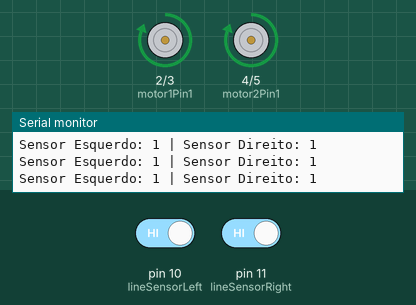
This sketch was run on a simulated Arduino Uno, built with avr-gcc and run on an emulated ATmega328P. On the bench: motor-driver pin pairs drawn as motors (green arrow = first pin HIGH = forward, orange = second pin HIGH = backward, longer = more drive), the last lines printed to the serial monitor. Inputs (shaded band) come from the test bench; at power-on: pin 10 (lineSensorLeft) HIGH, pin 11 (lineSensorRight) HIGH.

Above: at 1.2 s.
1.3 s: pin 10 (lineSensorLeft) driven LOW
At 2.4 s:
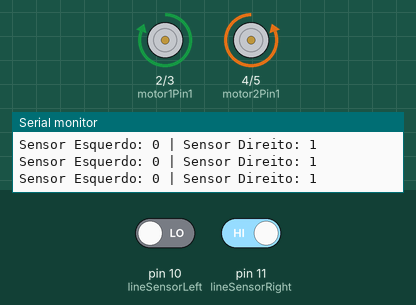
2.8 s: pin 11 (lineSensorRight) driven LOW
At 4.0 s:
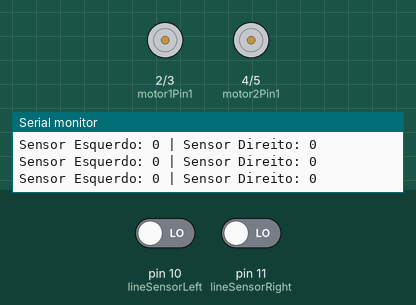
4.3 s: pin 10 (lineSensorLeft) driven HIGH
At 5.1 s:
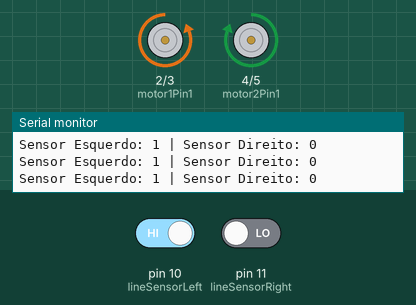
5.8 s: pin 11 (lineSensorRight) driven HIGH
At 6.7 s:
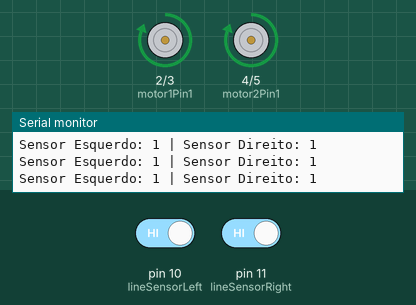
Timing chart, 0 to 8.8 s (numbered marks = the images above; inputs shaded):
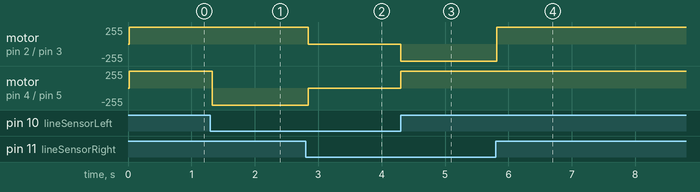

The sketch:

senssor_linha.ino
```cpp
// Definição dos pinos dos motores
const int motor1Pin1 = 2;
const int motor1Pin2 = 3;
const int motor2Pin1 = 4;
const int motor2Pin2 = 5;

// Definição dos pinos dos sensores de linha
const int lineSensorLeft = 10;
const int lineSensorRight = 11;

void setup() {
  // Configura os pinos dos motores como saída
  pinMode(motor1Pin1, OUTPUT);
  pinMode(motor1Pin2, OUTPUT);
  pinMode(motor2Pin1, OUTPUT);
  pinMode(motor2Pin2, OUTPUT);

  // Configura os pinos dos sensores de linha como entrada
  pinMode(lineSensorLeft, INPUT);
  pinMode(lineSensorRight, INPUT);

  // Inicializa a comunicação serial para depuração
  Serial.begin(9600);
  Serial.println("Iniciando o robô seguidor de linha...");
}

void loop() {
  // Ler os valores dos sensores de linha
  bool leftSensorValue = digitalRead(lineSensorLeft);
  bool rightSensorValue = digitalRead(lineSensorRight);

  // Mostrar os valores dos sensores no monitor serial para depuração
  Serial.print("Sensor Esquerdo: ");
  Serial.print(leftSensorValue);
  Serial.print(" | Sensor Direito: ");
  Serial.println(rightSensorValue);

  // Lógica de controle dos motores com base nos sensores de linha
  if (leftSensorValue == LOW && rightSensorValue == LOW) {
    // Ambos os sensores estão fora da linha (linha preta)
    pararMotores();
  } else if (leftSensorValue == HIGH && rightSensorValue == LOW) {
    // Apenas o sensor esquerdo está na linha (linha preta)
    virarEsquerda();
  } else if (leftSensorValue == LOW && rightSensorValue == HIGH) {
    // Apenas o sensor direito está na linha (linha preta)
    virarDireita();
  } else {
    // Ambos os sensores estão na linha (linha branca)
    moverFrente();
  }

  delay(50); // Pequeno atraso para evitar leituras muito rápidas
}

void moverFrente() {
  digitalWrite(motor1Pin1, HIGH);
  digitalWrite(motor1Pin2, LOW);
  digitalWrite(motor2Pin1, HIGH);
  digitalWrite(motor2Pin2, LOW);
}

void pararMotores() {
  digitalWrite(motor1Pin1, LOW);
  digitalWrite(motor1Pin2, LOW);
  digitalWrite(motor2Pin1, LOW);
  digitalWrite(motor2Pin2, LOW);
}

void virarEsquerda() {
  digitalWrite(motor1Pin1, LOW);
  digitalWrite(motor1Pin2, HIGH);
  digitalWrite(motor2Pin1, HIGH);
  digitalWrite(motor2Pin2, LOW);
}

void virarDireita() {
  digitalWrite(motor1Pin1, HIGH);
  digitalWrite(motor1Pin2, LOW);
  digitalWrite(motor2Pin1, LOW);
  digitalWrite(motor2Pin2, HIGH);
}
```

Measured:
- after the input at 1.3 s, motor on pin 4 (motor2Pin1) / pin 5 (motor2Pin2): forward 255/255 → backward 255/255 at once
- after the input at 2.8 s, motor on pin 2 (motor1Pin1) / pin 3 (motor1Pin2): forward 255/255 → stopped at once; motor on pin 4 (motor2Pin1) / pin 5 (motor2Pin2): backward 255/255 → stopped at once
- after the input at 4.3 s, motor on pin 2 (motor1Pin1) / pin 3 (motor1Pin2): stopped → backward 255/255 at once; motor on pin 4 (motor2Pin1) / pin 5 (motor2Pin2): stopped → forward 255/255 at once
- after the input at 5.8 s, motor on pin 2 (motor1Pin1) / pin 3 (motor1Pin2): backward 255/255 → forward 255/255 at once
